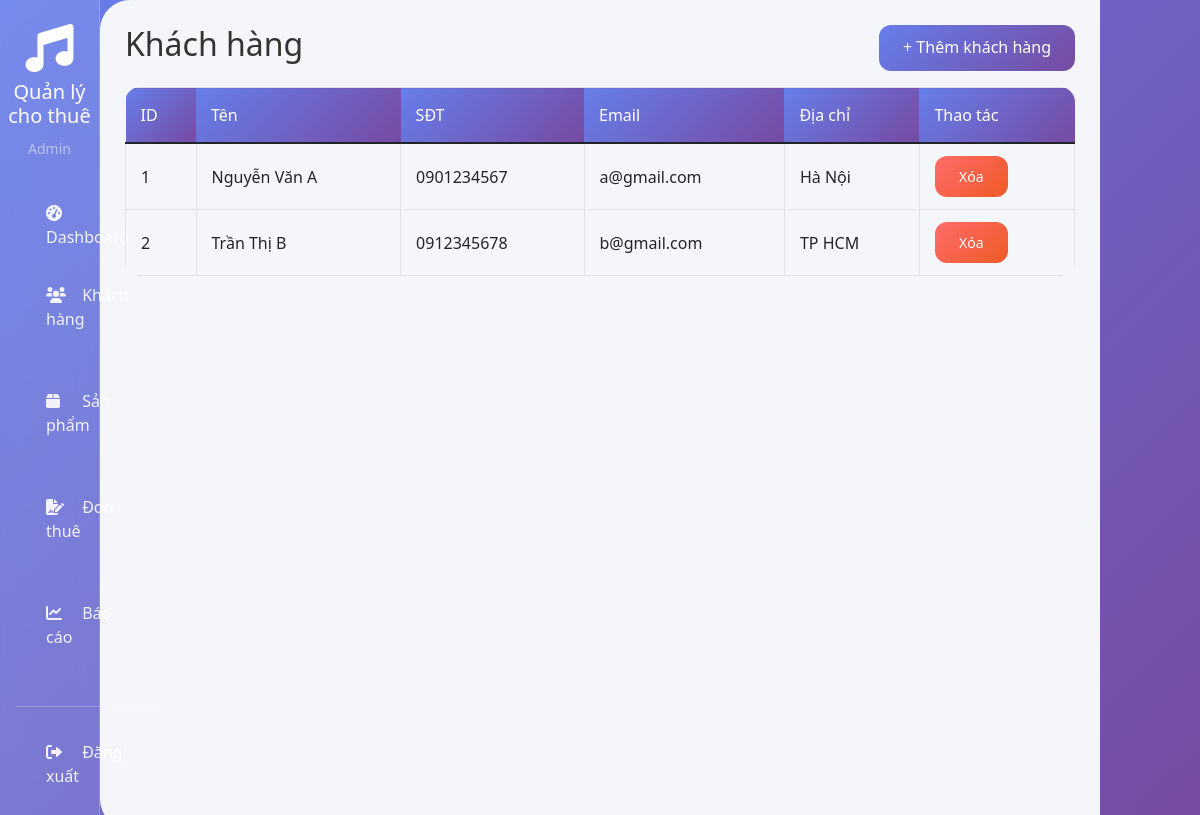
The app's page /customers (signed in) with its own data.
### models.py (models this page shows)
class Admin(UserMixin, db.Model):
    id = db.Column(db.Integer, primary_key=True)
    username = db.Column(db.String(80), unique=True, nullable=False)
    password = db.Column(db.String(200), nullable=False)
    email = db.Column(db.String(120), nullable=True)
    fullname = db.Column(db.String(100), nullable=False)
    created_at = db.Column(db.DateTime, default=datetime.utcnow)

class Customer(db.Model):
    id = db.Column(db.Integer, primary_key=True)
    fullname = db.Column(db.String(100), nullable=False)
    phone = db.Column(db.String(20), nullable=False)
    email = db.Column(db.String(120))
    address = db.Column(db.String(200))
    id_card = db.Column(db.String(20))  # Số CMND/CCCD
    notes = db.Column(db.Text)
    created_at = db.Column(db.DateTime, default=datetime.utcnow)
    rentals = db.relationship('Rental', backref='customer', lazy=True)

### app.py (the view)
@app.route('/customers')
@login_required
def customers():
    all_customers = Customer.query.all()
    return render_template('customers.html', customers=all_customers)

### app.py (called while the page is built)
@login_manager.user_loader
def load_user(user_id):
    return Admin.query.get(int(user_id))

### templates/customers.html
{% extends "base.html" %}
{% block content %}
<div class="d-flex justify-content-between mb-3">
    <h2>Khách hàng</h2>
    <a href="/add-customer" class="btn btn-primary">+ Thêm khách hàng</a>
</div>
<table class="table table-bordered">
    <thead>
        <tr><th>ID</th><th>Tên</th><th>SĐT</th><th>Email</th><th>Địa chỉ</th><th>Thao tác</th></tr>
    </thead>
    <tbody>
        {% for c in customers %}
        <tr>
            <td>{{ c.id }}</td>
            <td>{{ c.fullname }}</td>
            <td>{{ c.phone }}</td>
            <td>{{ c.email }}</td>
            <td>{{ c.address }}</td>
            <td><a href="/delete-customer/{{ c.id }}" class="btn btn-danger btn-sm" onclick="return confirm('Xóa?')">Xóa</a></td>
        </tr>
        {% endfor %}
    </tbody>
</table>
{% endblock %}

### templates/base.html (shortened to what this page needs)
<!DOCTYPE html>
<html lang="vi">
<head>
    <link href="https://cdn.jsdelivr.net/npm/bootstrap@5.1.3/dist/css/bootstrap.min.css" rel="stylesheet">
    <link rel="stylesheet" href="https://cdnjs.cloudflare.com/ajax/libs/font-awesome/6.0.0/css/all.min.css">
    <link rel="stylesheet" href="{{ url_for('static', filename='style.css') }}">
</head>
<body>
    {% if current_user.is_authenticated %}
    <div class="container-fluid p-0">
        <div class="row g-0">
            <div class="col-md-1 sidebar">
                <div class="text-center py-4">
                    <i class="fas fa-music fa-3x text-white mb-2"></i>
                    <h5 class="text-white">Quản lý cho thuê</h5>
                    <small class="text-white-50">{{ current_user.fullname }}</small>
                </div>
                <nav class="nav flex-column px-3">
                    <a class="nav-link" href="{{ url_for('dashboard') }}"><i class="fas fa-tachometer-alt"></i> Dashboard</a>
                    <a class="nav-link" href="{{ url_for('customers') }}"><i class="fas fa-users"></i> Khách hàng</a>
                    <a class="nav-link" href="{{ url_for('products') }}"><i class="fas fa-box"></i> Sản phẩm</a>
                    <a class="nav-link" href="{{ url_for('rentals') }}"><i class="fas fa-file-signature"></i> Đơn thuê</a>
                    <a class="nav-link" href="{{ url_for('reports') }}"><i class="fas fa-chart-line"></i> Báo cáo</a>
                    <hr class="bg-light my-3">
                    <a class="nav-link" href="{{ url_for('logout') }}"><i class="fas fa-sign-out-alt"></i> Đăng xuất</a>
                </nav>
            </div>
            <div class="col-md-10 main-content">
                {% block content %}{% endblock %}
            </div>
        </div>
    </div>
    {% endif %}
</body>
</html>

### static/style.css (style rules this page uses)
:root { --primary: linear-gradient(135deg, #667eea 0%, #764ba2 100%); --primary-dark: #5a67d8; --secondary: linear-gradient(135deg, #f093fb 0%, #f5576c 100%); --success: linear-gradient(135deg, #4facfe 0%, #00f2fe 100%); --warning: linear-gradient(135deg, #fa709a 0%, #fee140 100%); --danger: linear-gradient(135deg, #ff6b6b 0%, #ee5a24 100%); --dark: #2c3e50; --light: #f8f9fa; --gray: #6c757d; }
* { margin: 0; padding: 0; box-sizing: border-box; }
body { font-family: 'Segoe UI', 'Poppins', Tahoma, Geneva, Verdana, sans-serif; background: linear-gradient(135deg, #667eea 0%, #764ba2 100%); min-height: 100vh; color: #333; }
.sidebar { background: rgba(255, 255, 255, 0.1); backdrop-filter: blur(10px); border-right: 1px solid rgba(255, 255, 255, 0.2); transition: all 0.3s; }
.sidebar .nav-link { color: rgba(255, 255, 255, 0.9); padding: 12px 20px; margin: 5px 10px; border-radius: 12px; transition: all 0.3s; font-weight: 500; }
.sidebar .nav-link i { margin-right: 12px; width: 20px; }
.main-content { background: #f4f6f9; min-height: 100vh; border-radius: 30px 0 0 30px; padding: 25px; }
.btn { border-radius: 12px; padding: 10px 24px; font-weight: 500; transition: all 0.3s; border: none; }
.btn-primary { background: var(--primary); color: white; }
.btn-danger { background: var(--danger); color: white; }
.table { border-radius: 15px; overflow: hidden; }
.table thead th { background: var(--primary); color: white; border: none; padding: 15px; font-weight: 500; }
.table tbody tr { transition: all 0.3s; }
.table td { padding: 12px 15px; vertical-align: middle; }

### records on screen
Admin: fullname "Admin"
Customer: id "1", fullname "Nguyễn Văn A", phone "0901234567", email "a@gmail.com", address "Hà Nội"
Customer: id "2", fullname "Trần Thị B", phone "0912345678", email "b@gmail.com", address "TP HCM"
